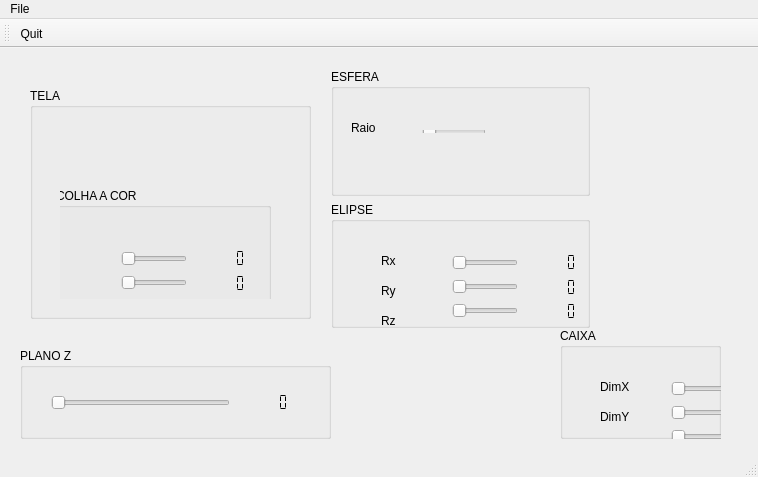
<?xml version="1.0" encoding="UTF-8"?>
<ui version="4.0">
 <class>MainWindow</class>
 <widget class="QMainWindow" name="MainWindow">
  <property name="geometry">
   <rect>
    <x>0</x>
    <y>0</y>
    <width>758</width>
    <height>477</height>
   </rect>
  </property>
  <property name="windowTitle">
   <string>MainWindow</string>
  </property>
  <widget class="QWidget" name="centralWidget">
   <widget class="QGroupBox" name="groupBox_Tela">
    <property name="geometry">
     <rect>
      <x>30</x>
      <y>40</y>
      <width>281</width>
      <height>231</height>
     </rect>
    </property>
    <property name="title">
     <string>TELA</string>
    </property>
    <widget class="Plotter" name="widget_MATRIZ" native="true">
     <property name="geometry">
      <rect>
       <x>30</x>
       <y>30</y>
       <width>221</width>
       <height>181</height>
      </rect>
     </property>
     <widget class="QGroupBox" name="groupBox_5">
      <property name="geometry">
       <rect>
        <x>-20</x>
        <y>70</y>
        <width>231</width>
        <height>171</height>
       </rect>
      </property>
      <property name="title">
       <string>ESCOLHA A COR</string>
      </property>
      <widget class="QLabel" name="label_R">
       <property name="geometry">
        <rect>
         <x>10</x>
         <y>50</y>
         <width>54</width>
         <height>17</height>
        </rect>
       </property>
       <property name="text">
        <string>R</string>
       </property>
      </widget>
      <widget class="QLabel" name="label_G">
       <property name="geometry">
        <rect>
         <x>10</x>
         <y>80</y>
         <width>54</width>
         <height>17</height>
        </rect>
       </property>
       <property name="text">
        <string>G</string>
       </property>
      </widget>
      <widget class="QLabel" name="label_B">
       <property name="geometry">
        <rect>
         <x>10</x>
         <y>120</y>
         <width>54</width>
         <height>17</height>
        </rect>
       </property>
       <property name="text">
        <string>B</string>
       </property>
      </widget>
      <widget class="QWidget" name="">
       <property name="geometry">
        <rect>
         <x>70</x>
         <y>50</y>
         <width>158</width>
         <height>89</height>
        </rect>
       </property>
       <layout class="QVBoxLayout" name="verticalLayout_3">
        <item>
         <layout class="QHBoxLayout" name="horizontalLayout_10">
          <item>
           <widget class="QSlider" name="horizontalSlider_R">
            <property name="orientation">
             <enum>Qt::Horizontal</enum>
            </property>
           </widget>
          </item>
          <item>
           <widget class="QLCDNumber" name="lcdNumber_R">
            <property name="frameShape">
             <enum>QFrame::NoFrame</enum>
            </property>
            <property name="segmentStyle">
             <enum>QLCDNumber::Flat</enum>
            </property>
           </widget>
          </item>
         </layout>
        </item>
        <item>
         <layout class="QHBoxLayout" name="horizontalLayout_11">
          <item>
           <widget class="QSlider" name="horizontalSlider_G">
            <property name="orientation">
             <enum>Qt::Horizontal</enum>
            </property>
           </widget>
          </item>
          <item>
           <widget class="QLCDNumber" name="lcdNumber_G">
            <property name="frameShape">
             <enum>QFrame::NoFrame</enum>
            </property>
            <property name="segmentStyle">
             <enum>QLCDNumber::Flat</enum>
            </property>
           </widget>
          </item>
         </layout>
        </item>
        <item>
         <layout class="QHBoxLayout" name="horizontalLayout_9">
          <item>
           <widget class="QSlider" name="horizontalSlider_B">
            <property name="orientation">
             <enum>Qt::Horizontal</enum>
            </property>
           </widget>
          </item>
          <item>
           <widget class="QLCDNumber" name="lcdNumber_B">
            <property name="frameShape">
             <enum>QFrame::NoFrame</enum>
            </property>
            <property name="segmentStyle">
             <enum>QLCDNumber::Flat</enum>
            </property>
           </widget>
          </item>
         </layout>
        </item>
       </layout>
      </widget>
     </widget>
    </widget>
   </widget>
   <widget class="QGroupBox" name="groupBox">
    <property name="geometry">
     <rect>
      <x>20</x>
      <y>300</y>
      <width>311</width>
      <height>91</height>
     </rect>
    </property>
    <property name="title">
     <string>PLANO Z</string>
    </property>
    <widget class="QWidget" name="">
     <property name="geometry">
      <rect>
       <x>20</x>
       <y>34</y>
       <width>271</width>
       <height>41</height>
      </rect>
     </property>
     <layout class="QHBoxLayout" name="horizontalLayout">
      <item>
       <widget class="QSlider" name="horizontalSlider_PlanoZ">
        <property name="orientation">
         <enum>Qt::Horizontal</enum>
        </property>
       </widget>
      </item>
      <item>
       <widget class="QLCDNumber" name="lcdNumber_PlanoZ">
        <property name="focusPolicy">
         <enum>Qt::NoFocus</enum>
        </property>
        <property name="frameShape">
         <enum>QFrame::NoFrame</enum>
        </property>
        <property name="segmentStyle">
         <enum>QLCDNumber::Flat</enum>
        </property>
       </widget>
      </item>
     </layout>
    </widget>
   </widget>
   <widget class="QGroupBox" name="groupBox_4">
    <property name="geometry">
     <rect>
      <x>560</x>
      <y>280</y>
      <width>161</width>
      <height>111</height>
     </rect>
    </property>
    <property name="title">
     <string>CAIXA</string>
    </property>
    <widget class="QWidget" name="layoutWidget">
     <property name="geometry">
      <rect>
       <x>100</x>
       <y>40</y>
       <width>158</width>
       <height>89</height>
      </rect>
     </property>
     <layout class="QVBoxLayout" name="verticalLayout_2">
      <item>
       <layout class="QHBoxLayout" name="horizontalLayout_6">
        <item>
         <widget class="QSlider" name="horizontalSlider_DimX">
          <property name="orientation">
           <enum>Qt::Horizontal</enum>
          </property>
         </widget>
        </item>
        <item>
         <widget class="QLCDNumber" name="lcdNumber_DimX">
          <property name="frameShape">
           <enum>QFrame::NoFrame</enum>
          </property>
          <property name="segmentStyle">
           <enum>QLCDNumber::Flat</enum>
          </property>
         </widget>
        </item>
       </layout>
      </item>
      <item>
       <layout class="QHBoxLayout" name="horizontalLayout_7">
        <item>
         <widget class="QSlider" name="horizontalSlider_DimY">
          <property name="orientation">
           <enum>Qt::Horizontal</enum>
          </property>
         </widget>
        </item>
        <item>
         <widget class="QLCDNumber" name="lcdNumber_DimY">
          <property name="frameShape">
           <enum>QFrame::NoFrame</enum>
          </property>
          <property name="segmentStyle">
           <enum>QLCDNumber::Flat</enum>
          </property>
         </widget>
        </item>
       </layout>
      </item>
      <item>
       <layout class="QHBoxLayout" name="horizontalLayout_8">
        <item>
         <widget class="QSlider" name="horizontalSlider_DimZ">
          <property name="orientation">
           <enum>Qt::Horizontal</enum>
          </property>
         </widget>
        </item>
        <item>
         <widget class="QLCDNumber" name="lcdNumber_DimZ">
          <property name="frameShape">
           <enum>QFrame::NoFrame</enum>
          </property>
          <property name="segmentStyle">
           <enum>QLCDNumber::Flat</enum>
          </property>
         </widget>
        </item>
       </layout>
      </item>
     </layout>
    </widget>
    <widget class="QLabel" name="label_DimX">
     <property name="geometry">
      <rect>
       <x>40</x>
       <y>50</y>
       <width>54</width>
       <height>17</height>
      </rect>
     </property>
     <property name="text">
      <string>DimX</string>
     </property>
    </widget>
    <widget class="QLabel" name="label_DimY">
     <property name="geometry">
      <rect>
       <x>40</x>
       <y>80</y>
       <width>54</width>
       <height>17</height>
      </rect>
     </property>
     <property name="text">
      <string>DimY</string>
     </property>
    </widget>
    <widget class="QLabel" name="label_DimZ">
     <property name="geometry">
      <rect>
       <x>40</x>
       <y>110</y>
       <width>54</width>
       <height>17</height>
      </rect>
     </property>
     <property name="text">
      <string>DimZ</string>
     </property>
    </widget>
   </widget>
   <widget class="QWidget" name="">
    <property name="geometry">
     <rect>
      <x>320</x>
      <y>10</y>
      <width>281</width>
      <height>281</height>
     </rect>
    </property>
    <layout class="QVBoxLayout" name="verticalLayout_4">
     <item>
      <widget class="QGroupBox" name="groupBox_2">
       <property name="title">
        <string>ESFERA</string>
       </property>
       <widget class="QLabel" name="label_Raio">
        <property name="geometry">
         <rect>
          <x>20</x>
          <y>50</y>
          <width>54</width>
          <height>17</height>
         </rect>
        </property>
        <property name="text">
         <string>Raio</string>
        </property>
       </widget>
       <widget class="QWidget" name="">
        <property name="geometry">
         <rect>
          <x>80</x>
          <y>50</y>
          <width>156</width>
          <height>25</height>
         </rect>
        </property>
        <layout class="QHBoxLayout" name="horizontalLayout_2">
         <item>
          <widget class="QSlider" name="horizontalSlider_Raio">
           <property name="orientation">
            <enum>Qt::Horizontal</enum>
           </property>
          </widget>
         </item>
         <item>
          <widget class="QLCDNumber" name="lcdNumber_Raio">
           <property name="frameShape">
            <enum>QFrame::NoFrame</enum>
           </property>
           <property name="segmentStyle">
            <enum>QLCDNumber::Flat</enum>
           </property>
          </widget>
         </item>
        </layout>
       </widget>
      </widget>
     </item>
     <item>
      <widget class="QGroupBox" name="groupBox_3">
       <property name="title">
        <string>ELIPSE</string>
       </property>
       <widget class="QLabel" name="label_Rx">
        <property name="geometry">
         <rect>
          <x>50</x>
          <y>50</y>
          <width>54</width>
          <height>17</height>
         </rect>
        </property>
        <property name="text">
         <string>Rx</string>
        </property>
       </widget>
       <widget class="QLabel" name="label_Ry">
        <property name="geometry">
         <rect>
          <x>50</x>
          <y>80</y>
          <width>54</width>
          <height>17</height>
         </rect>
        </property>
        <property name="text">
         <string>Ry</string>
        </property>
       </widget>
       <widget class="QLabel" name="label_Rz">
        <property name="geometry">
         <rect>
          <x>50</x>
          <y>110</y>
          <width>54</width>
          <height>17</height>
         </rect>
        </property>
        <property name="text">
         <string>Rz</string>
        </property>
       </widget>
       <widget class="QWidget" name="">
        <property name="geometry">
         <rect>
          <x>110</x>
          <y>40</y>
          <width>158</width>
          <height>89</height>
         </rect>
        </property>
        <layout class="QVBoxLayout" name="verticalLayout">
         <item>
          <layout class="QHBoxLayout" name="horizontalLayout_3">
           <item>
            <widget class="QSlider" name="horizontalSlider_Rx">
             <property name="orientation">
              <enum>Qt::Horizontal</enum>
             </property>
            </widget>
           </item>
           <item>
            <widget class="QLCDNumber" name="lcdNumber_Rx">
             <property name="frameShape">
              <enum>QFrame::NoFrame</enum>
             </property>
             <property name="segmentStyle">
              <enum>QLCDNumber::Flat</enum>
             </property>
            </widget>
           </item>
          </layout>
         </item>
         <item>
          <layout class="QHBoxLayout" name="horizontalLayout_4">
           <item>
            <widget class="QSlider" name="horizontalSlider_Ry">
             <property name="orientation">
              <enum>Qt::Horizontal</enum>
             </property>
            </widget>
           </item>
           <item>
            <widget class="QLCDNumber" name="lcdNumber_Ry">
             <property name="frameShape">
              <enum>QFrame::NoFrame</enum>
             </property>
             <property name="segmentStyle">
              <enum>QLCDNumber::Flat</enum>
             </property>
            </widget>
           </item>
          </layout>
         </item>
         <item>
          <layout class="QHBoxLayout" name="horizontalLayout_5">
           <item>
            <widget class="QSlider" name="horizontalSlider_Rz">
             <property name="orientation">
              <enum>Qt::Horizontal</enum>
             </property>
            </widget>
           </item>
           <item>
            <widget class="QLCDNumber" name="lcdNumber_Rz">
             <property name="frameShape">
              <enum>QFrame::NoFrame</enum>
             </property>
             <property name="segmentStyle">
              <enum>QLCDNumber::Flat</enum>
             </property>
            </widget>
           </item>
          </layout>
         </item>
        </layout>
       </widget>
      </widget>
     </item>
    </layout>
   </widget>
  </widget>
  <widget class="QMenuBar" name="menuBar">
   <property name="geometry">
    <rect>
     <x>0</x>
     <y>0</y>
     <width>758</width>
     <height>22</height>
    </rect>
   </property>
   <widget class="QMenu" name="menuFile">
    <property name="title">
     <string>File</string>
    </property>
    <addaction name="actionQuit"/>
    <addaction name="actionAbreDialog"/>
   </widget>
   <addaction name="menuFile"/>
  </widget>
  <widget class="QToolBar" name="mainToolBar">
   <attribute name="toolBarArea">
    <enum>TopToolBarArea</enum>
   </attribute>
   <attribute name="toolBarBreak">
    <bool>false</bool>
   </attribute>
   <addaction name="actionQuit"/>
  </widget>
  <widget class="QStatusBar" name="statusBar"/>
  <action name="actionQuit">
   <property name="text">
    <string>Quit</string>
   </property>
  </action>
  <action name="actionAbreDialog">
   <property name="text">
    <string>AbreDialog</string>
   </property>
  </action>
 </widget>
 <layoutdefault spacing="6" margin="11"/>
 <customwidgets>
  <customwidget>
   <class>Plotter</class>
   <extends>QWidget</extends>
   <header>plotter.h</header>
   <container>1</container>
  </customwidget>
 </customwidgets>
 <resources/>
 <connections>
  <connection>
   <sender>horizontalSlider_PlanoZ</sender>
   <signal>valueChanged(int)</signal>
   <receiver>lcdNumber_PlanoZ</receiver>
   <slot>display(int)</slot>
   <hints>
    <hint type="sourcelabel">
     <x>229</x>
     <y>414</y>
    </hint>
    <hint type="destinationlabel">
     <x>293</x>
     <y>414</y>
    </hint>
   </hints>
  </connection>
  <connection>
   <sender>horizontalSlider_Raio</sender>
   <signal>valueChanged(int)</signal>
   <receiver>lcdNumber_Raio</receiver>
   <slot>display(int)</slot>
   <hints>
    <hint type="sourcelabel">
     <x>684</x>
     <y>114</y>
    </hint>
    <hint type="destinationlabel">
     <x>727</x>
     <y>114</y>
    </hint>
   </hints>
  </connection>
  <connection>
   <sender>horizontalSlider_Rx</sender>
   <signal>valueChanged(int)</signal>
   <receiver>lcdNumber_Rx</receiver>
   <slot>display(int)</slot>
   <hints>
    <hint type="sourcelabel">
     <x>685</x>
     <y>199</y>
    </hint>
    <hint type="destinationlabel">
     <x>700</x>
     <y>196</y>
    </hint>
   </hints>
  </connection>
  <connection>
   <sender>horizontalSlider_Ry</sender>
   <signal>valueChanged(int)</signal>
   <receiver>lcdNumber_Ry</receiver>
   <slot>display(int)</slot>
   <hints>
    <hint type="sourcelabel">
     <x>685</x>
     <y>231</y>
    </hint>
    <hint type="destinationlabel">
     <x>708</x>
     <y>231</y>
    </hint>
   </hints>
  </connection>
  <connection>
   <sender>horizontalSlider_Rz</sender>
   <signal>valueChanged(int)</signal>
   <receiver>lcdNumber_Rz</receiver>
   <slot>display(int)</slot>
   <hints>
    <hint type="sourcelabel">
     <x>685</x>
     <y>258</y>
    </hint>
    <hint type="destinationlabel">
     <x>709</x>
     <y>261</y>
    </hint>
   </hints>
  </connection>
  <connection>
   <sender>horizontalSlider_B</sender>
   <signal>valueChanged(int)</signal>
   <receiver>lcdNumber_B</receiver>
   <slot>display(int)</slot>
   <hints>
    <hint type="sourcelabel">
     <x>392</x>
     <y>281</y>
    </hint>
    <hint type="destinationlabel">
     <x>458</x>
     <y>282</y>
    </hint>
   </hints>
  </connection>
  <connection>
   <sender>horizontalSlider_R</sender>
   <signal>valueChanged(int)</signal>
   <receiver>lcdNumber_R</receiver>
   <slot>display(int)</slot>
   <hints>
    <hint type="sourcelabel">
     <x>391</x>
     <y>312</y>
    </hint>
    <hint type="destinationlabel">
     <x>455</x>
     <y>314</y>
    </hint>
   </hints>
  </connection>
  <connection>
   <sender>horizontalSlider_G</sender>
   <signal>valueChanged(int)</signal>
   <receiver>lcdNumber_G</receiver>
   <slot>display(int)</slot>
   <hints>
    <hint type="sourcelabel">
     <x>366</x>
     <y>349</y>
    </hint>
    <hint type="destinationlabel">
     <x>441</x>
     <y>356</y>
    </hint>
   </hints>
  </connection>
 </connections>
 <slots>
  <slot>copiaTexto()</slot>
  <slot>mataTudo()</slot>
 </slots>
</ui>
